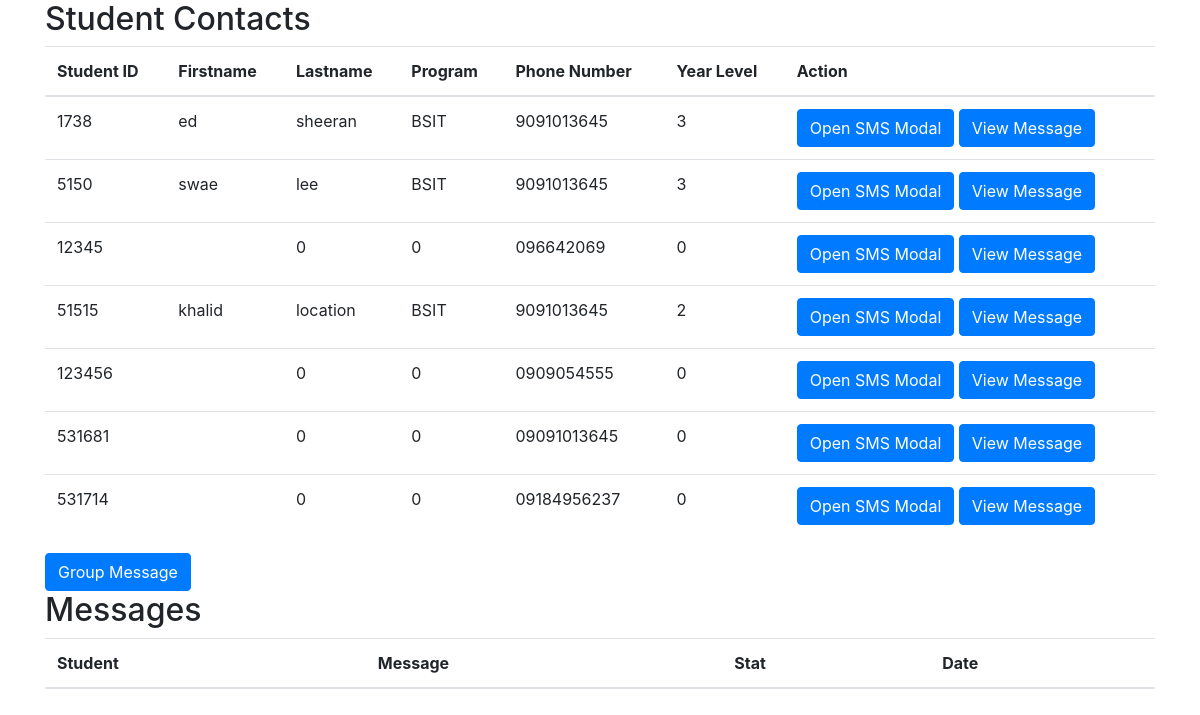
The page /admin/firstpage.php on the database as committed earlier.
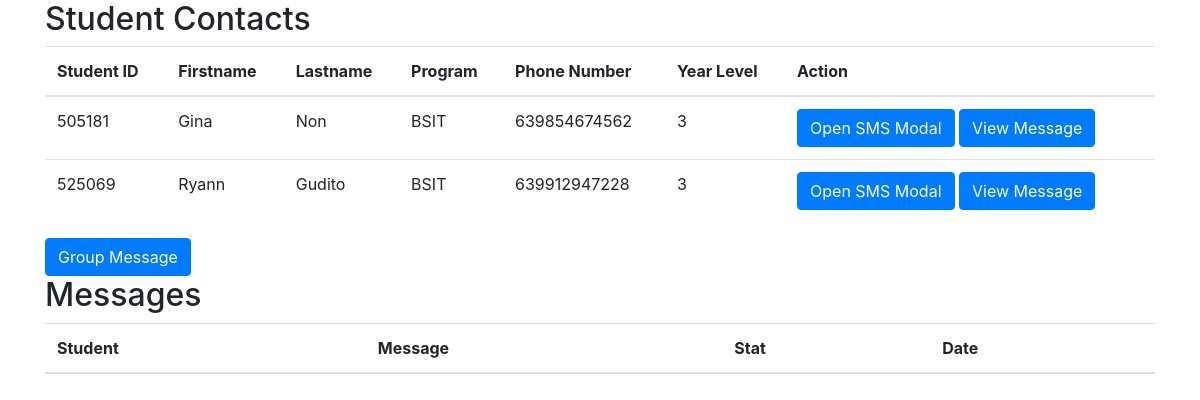
The same page on the database as committed later.
### tables this page shows
CREATE TABLE `tbl_student` (
  `student_id` int(8) NOT NULL,
  `student_email` varchar(50) NOT NULL,
  `mobile_number` varchar(20) NOT NULL,
  `student_password` varchar(20) NOT NULL,
  `student_fname` varchar(100) NOT NULL,
  `student_lname` varchar(100) NOT NULL,
  `student_course` varchar(20) NOT NULL,
  `student_yearrlevel` int(4) NOT NULL
);

### admin/fetchdata.php (called while the page is built, shortened)
<?php
include "db_connection.php";
$sql = "SELECT * FROM tbl_student";
$result = $conn->query($sql);
?>

### admin/firstpage.php (the view, shortened to what this page needs)
<!DOCTYPE html>
<html lang="en">
<head>
    <link rel="stylesheet" href="https://maxcdn.bootstrapcdn.com/bootstrap/4.0.0/css/bootstrap.min.css"
>
</head>
<body>
    <div class="container">
        <h2>Student Contacts</h2>
        <table class="table">
            <thead>
                <tr>
                    <th>Student ID</th>
                    <th>Firstname</th>
                    <th>Lastname</th>
                    <th>Program</th>
                    <th>Phone Number</th>
                    <th>Year Level</th>
                    <th>Action</th>
                </tr>
            </thead>
            <tbody>
                <?php
                include 'fetchdata.php';
                if ($result->num_rows > 0) {
                    while ($row = $result->fetch_assoc()) {
                        ?>
                        <tr>
                            <td>
                                <?php echo $row['student_id']; ?>
                            </td>
                            <td>
                                <?php echo $row['student_fname']; ?>
                            </td>
                            <td>
                                <?php echo $row['student_lname']; ?>
                            </td>
                            <td>
                                <?php echo $row['student_course']; ?>
                            </td>
                            <td>
                                <?php echo $row['mobile_number']; ?>
                            </td>
                            <td>
                                <?php echo $row['student_yearrlevel']; ?>
                            </td>
                            <td><button type="button" class="btn btn-primary open-sms-modal"
                                    data-studentid="<?php echo $row['student_id']; ?>"
                                    data-phonenumber="<?php echo $row['mobile_number']; ?>">
                                    Open SMS Modal
                                </button>
                                <button type="button" class="btn btn-primary open-message">
                                    View Message
                                </button>
                            </td>
                            <?php
                    }
                } else {
                    echo "<tr><td colspan='6'>No data found</td></tr>";
                }
                ?>
            </tbody>
        </table>
        <button type="button" class="btn btn-primary open-groupsms-modal">
            Group Message
        </button>
    </div>
    <div class="container">
        <h2>Messages</h2>
        <table class="table">
            <thead>
                <tr>
                    <th>Student</th>
                    <th>Message</th>
                    <th>Stat</th>
                    <th>Date</th>
                </tr>
            </thead>
                <?php
                include 'fetchdata.php';
                ?>
        </table>
    </div>
</body>
</html>

Rows that differ between the two databases and show on the page:
removed tbl_student: student_id "1738", student_fname "ed", student_lname "sheeran", student_course "BSIT", mobile_number "9091013645", student_yearrlevel "3"
removed tbl_student: student_id "5150", student_fname "swae", student_lname "lee", student_course "BSIT", mobile_number "9091013645", student_yearrlevel "3"
removed tbl_student: student_id "12345", student_lname "0", student_course "0", mobile_number "096642069", student_yearrlevel "0"
removed tbl_student: student_id "51515", student_fname "khalid", student_lname "location", student_course "BSIT", mobile_number "9091013645", student_yearrlevel "2"
removed tbl_student: student_id "123456", student_lname "0", student_course "0", mobile_number "0909054555", student_yearrlevel "0"
removed tbl_student: student_id "531681", student_lname "0", student_course "0", mobile_number "09091013645", student_yearrlevel "0"
removed tbl_student: student_id "531714", student_lname "0", student_course "0", mobile_number "09184956237", student_yearrlevel "0"
added tbl_student: student_id "505181", student_fname "Gina", student_lname "Non", student_course "BSIT", mobile_number "639854674562", student_yearrlevel "3"
added tbl_student: student_id "525069", student_fname "Ryann", student_lname "Gudito", student_course "BSIT", mobile_number "639912947228", student_yearrlevel "3"
